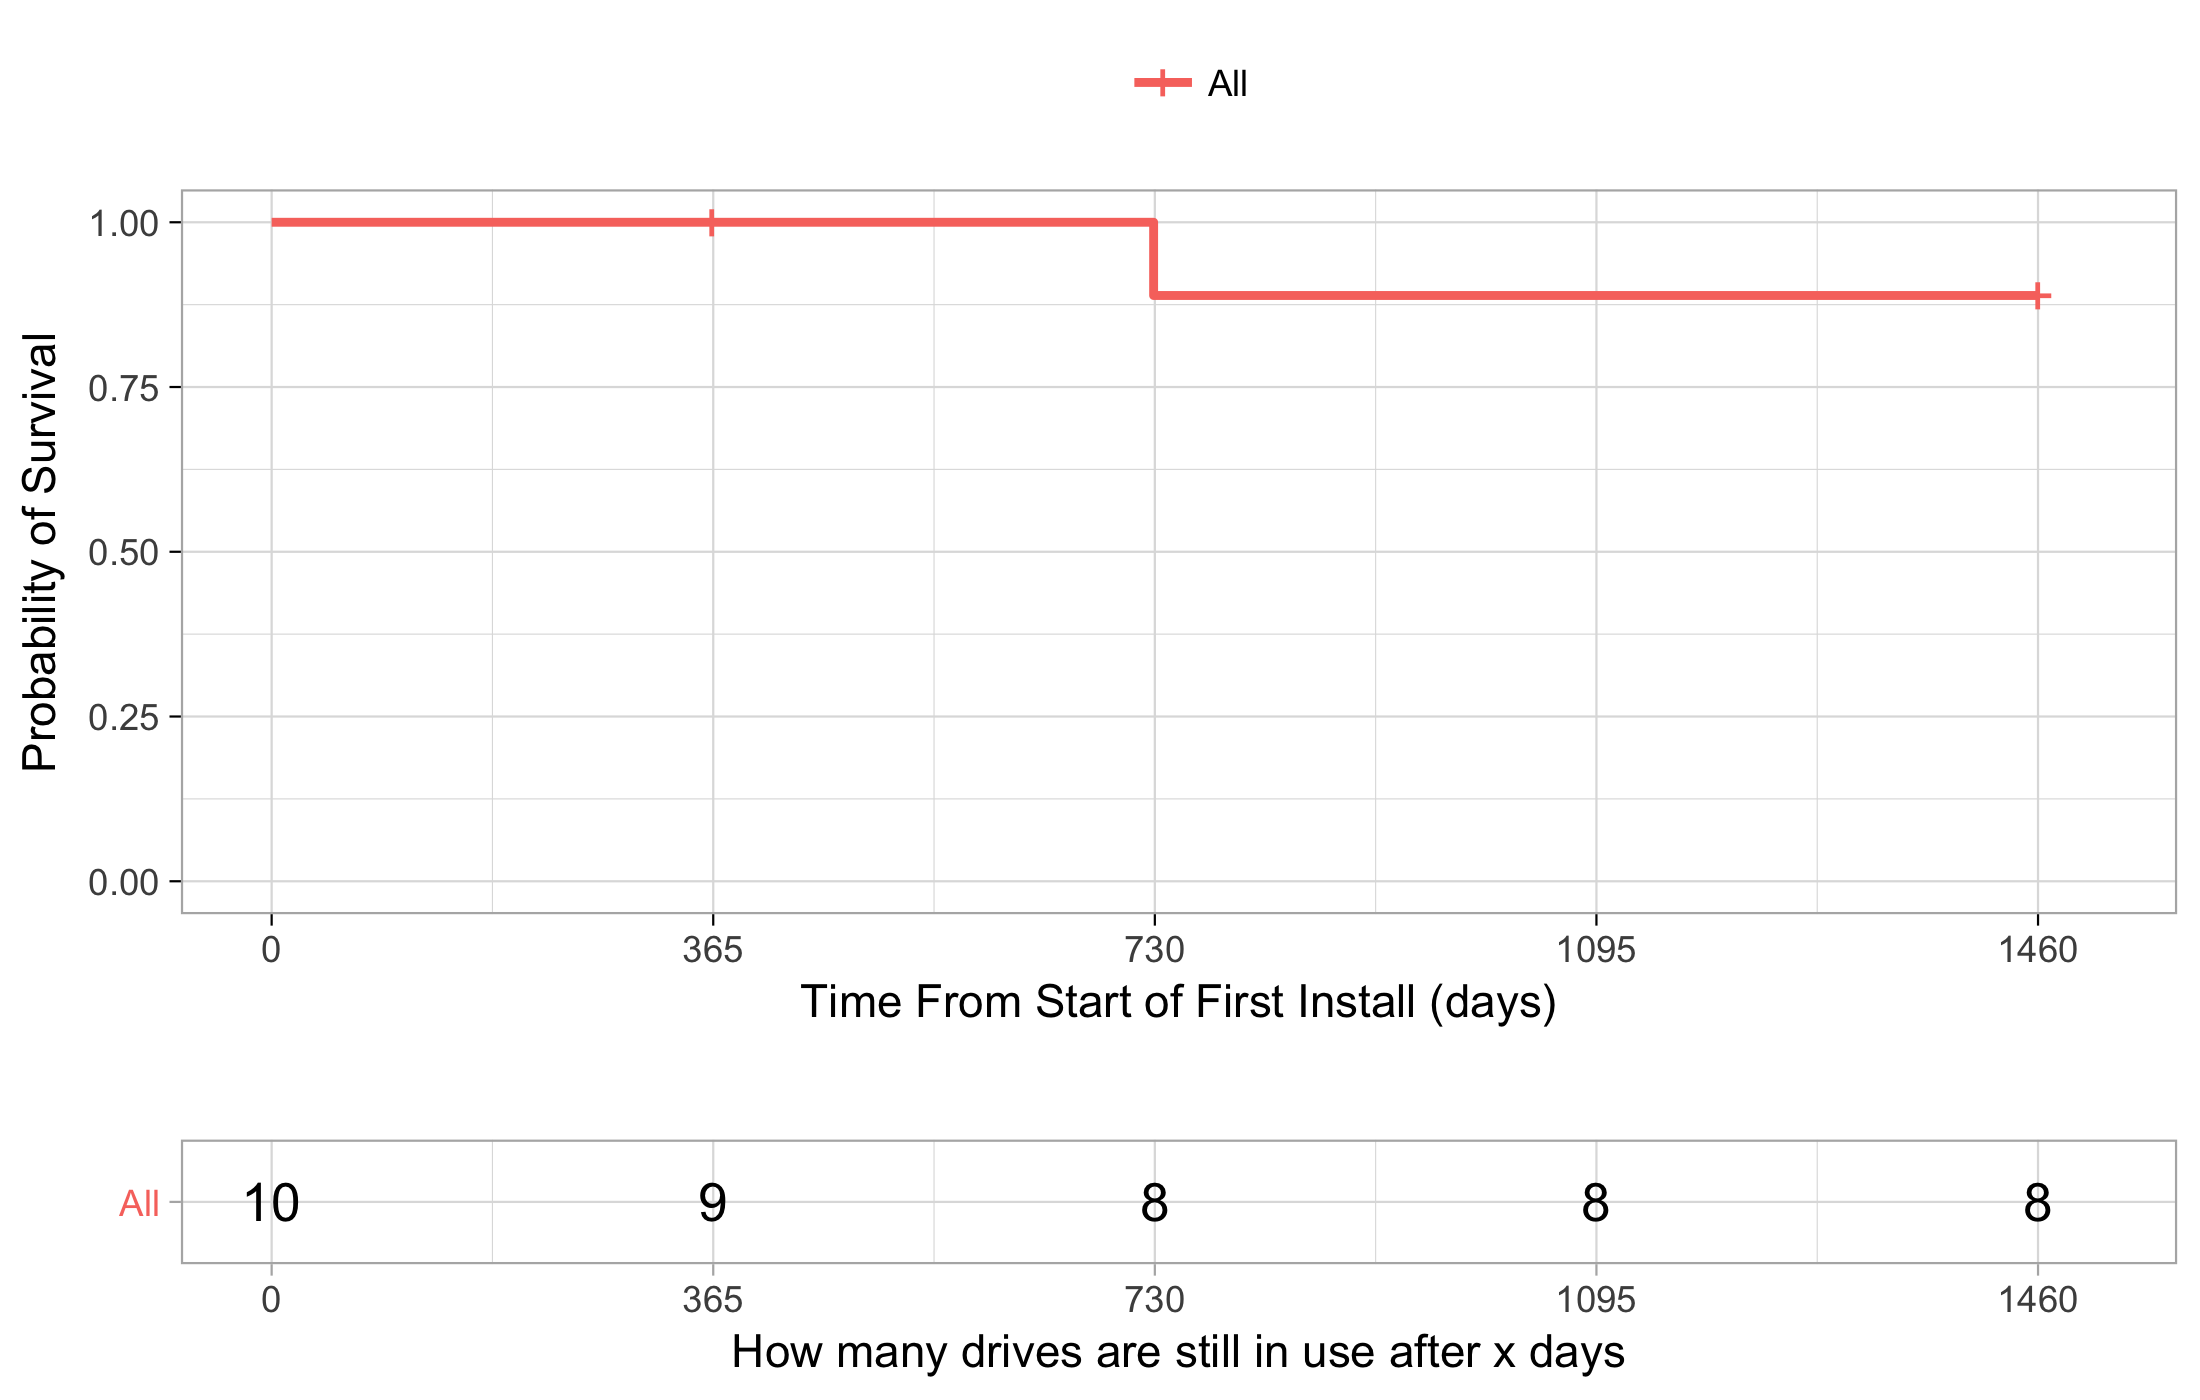

R code for this plot:
library(survival)
library(survminer)
library(scales)

this.dir <- dirname(parent.frame(2)$ofile)
setwd(this.dir)

data <- read.csv(file="demo.csv",head=TRUE,sep=",")

status <- as.numeric(data[[5]])
time <- as.numeric(data[[4]])
group <- rep(c("All Drives"), times=length(time))

os <- data.frame(status=status, time=time, group=group)
s <- survfit(Surv(time, status == 1) ~ group, data=os)

plot <- ggsurvplot(s,
                   data=os,
                   censor=TRUE,
                   pval=FALSE,
                   main = "Overall Survival",
                   ylab = "Probability of Survival",
                   xlab = "Time From Start of First Install (days)",
                   conf.int = FALSE,
                   break.time.by = 365,
                   risk.table = TRUE, # Add risk table
                   risk.table.title = "",
                   risk.table.height = 0.25,
                   ggtheme = theme_light()
)

plot$table <- plot$table + xlab("How many drives are still in use after x days") + ylab(NULL) # Remove the labels from the table
plot$plot <- plot$plot + theme(legend.title=element_blank()) # Remove the title from the legends


png("demo.png", width = 2200, height = 1400, units = "px", res=300, pointsize=12, bg = "white")

print(plot)
dev.off()